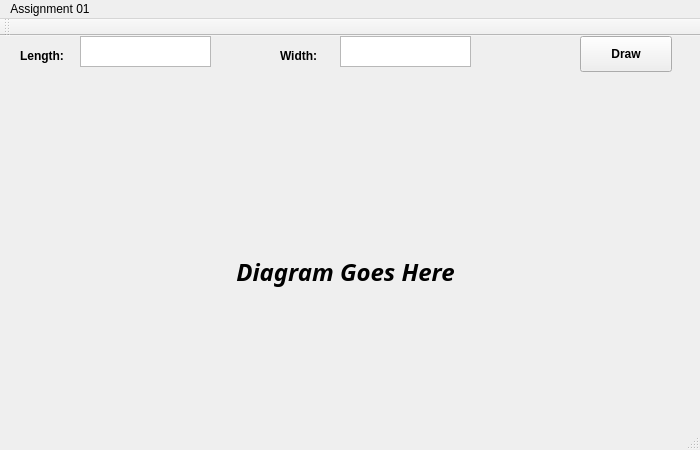
<?xml version="1.0" encoding="UTF-8"?>
<ui version="4.0">
 <class>MainWindow</class>
 <widget class="QMainWindow" name="MainWindow">
  <property name="geometry">
   <rect>
    <x>0</x>
    <y>0</y>
    <width>700</width>
    <height>450</height>
   </rect>
  </property>
  <property name="windowTitle">
   <string>MainWindow</string>
  </property>
  <widget class="QWidget" name="centralWidget">
   <widget class="QLabel" name="label">
    <property name="geometry">
     <rect>
      <x>20</x>
      <y>10</y>
      <width>63</width>
      <height>20</height>
     </rect>
    </property>
    <property name="font">
     <font>
      <weight>75</weight>
      <bold>true</bold>
     </font>
    </property>
    <property name="text">
     <string>Length:</string>
    </property>
   </widget>
   <widget class="QLabel" name="label_2">
    <property name="geometry">
     <rect>
      <x>280</x>
      <y>10</y>
      <width>63</width>
      <height>20</height>
     </rect>
    </property>
    <property name="font">
     <font>
      <weight>75</weight>
      <bold>true</bold>
     </font>
    </property>
    <property name="text">
     <string>Width:</string>
    </property>
   </widget>
   <widget class="QTextEdit" name="textEdit">
    <property name="geometry">
     <rect>
      <x>80</x>
      <y>0</y>
      <width>131</width>
      <height>31</height>
     </rect>
    </property>
   </widget>
   <widget class="QTextEdit" name="textEdit_2">
    <property name="geometry">
     <rect>
      <x>340</x>
      <y>0</y>
      <width>131</width>
      <height>31</height>
     </rect>
    </property>
   </widget>
   <widget class="QLabel" name="label_3">
    <property name="geometry">
     <rect>
      <x>30</x>
      <y>80</y>
      <width>631</width>
      <height>311</height>
     </rect>
    </property>
    <property name="font">
     <font>
      <family>Courier 10 Pitch</family>
      <pointsize>18</pointsize>
      <weight>75</weight>
      <italic>true</italic>
      <bold>true</bold>
     </font>
    </property>
    <property name="text">
     <string>Diagram Goes Here</string>
    </property>
    <property name="alignment">
     <set>Qt::AlignCenter</set>
    </property>
   </widget>
   <widget class="QPushButton" name="pushButton">
    <property name="geometry">
     <rect>
      <x>580</x>
      <y>0</y>
      <width>92</width>
      <height>36</height>
     </rect>
    </property>
    <property name="font">
     <font>
      <weight>75</weight>
      <bold>true</bold>
     </font>
    </property>
    <property name="text">
     <string>Draw</string>
    </property>
   </widget>
  </widget>
  <widget class="QMenuBar" name="menuBar">
   <property name="geometry">
    <rect>
     <x>0</x>
     <y>0</y>
     <width>700</width>
     <height>28</height>
    </rect>
   </property>
   <widget class="QMenu" name="menuAssignment_01">
    <property name="title">
     <string>Assignment 01</string>
    </property>
   </widget>
   <addaction name="menuAssignment_01"/>
  </widget>
  <widget class="QToolBar" name="mainToolBar">
   <attribute name="toolBarArea">
    <enum>TopToolBarArea</enum>
   </attribute>
   <attribute name="toolBarBreak">
    <bool>false</bool>
   </attribute>
  </widget>
  <widget class="QStatusBar" name="statusBar"/>
 </widget>
 <layoutdefault spacing="6" margin="11"/>
 <resources/>
 <connections/>
</ui>
